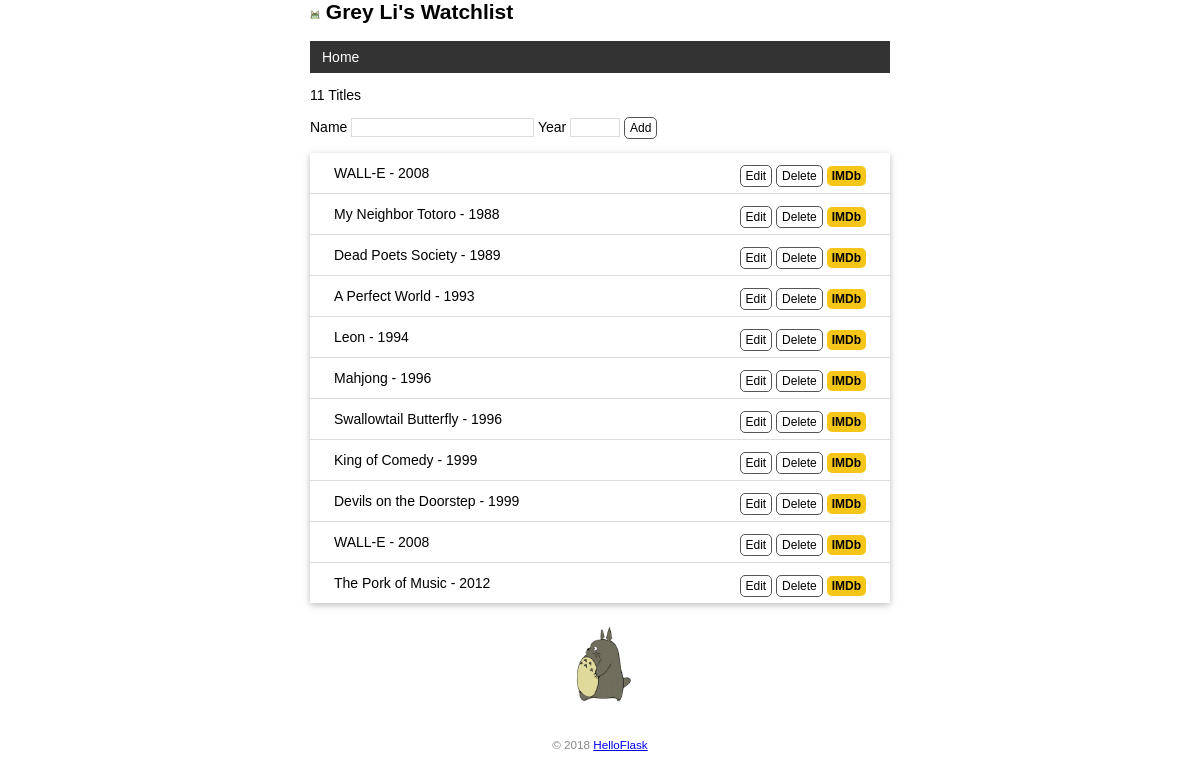
The page / on the database its author committed.
### app.py (models this page shows)
class User(db.Model):
    id = db.Column(db.Integer, primary_key=True)
    name = db.Column(db.String(20))

class Movie(db.Model):
    id = db.Column(db.Integer, primary_key=True)
    title = db.Column(db.String(60))
    year = db.Column(db.String(4))

### app.py (the view, shortened to what this page needs)
@app.route('/', methods=['GET', 'POST'])
def index():
    movies = Movie.query.all()
    return render_template('index.html', movies=movies)

### app.py (called while the page is built)
@app.context_processor
def inject_user():
    user = User.query.first()
    return dict(user=user)

### templates/index.html
{% extends 'base.html' %}
{% block content %}
<p>{{ movies|length }} Titles</p>
<form method="post">
    Name <input type="text" name="title" autocomplete="off" required>
    Year <input type="text" name="year" autocomplete="off" required>
    <input class="btn" type="submit" name="submit" value="Add">
</form>
<ul class="movie-list">
    {% for movie in movies %}
    <li>{{ movie.title }} - {{ movie.year }}
        <span class="float-right">
            <a class="btn" href="{{ url_for('edit', movie_id=movie.id) }}">Edit</a>
            <form class="inline-form" method="post" action="{{ url_for('delete', movie_id=movie.id) }}">
            <input class="btn" type="submit" name="delete" value="Delete" onclick="return confirm('Are you sure?')">
            </form>
            <a class="imdb" href="https://www.imdb.com/find?q={{ movie.title }}" target="_blank" title="Find this movie on IMDb">IMDb</a>
        </span>
    </li>
    {% endfor %}
</ul>
<img alt="Walking Totoro" class="totoro" src="{{ url_for('static', filename='images/totoro.gif') }}" title="to~to~ro~">
{% endblock %}

### templates/base.html (shortened to what this page needs)
<html lang="en">
<head>
    {% block head %}
    <link rel="stylesheet" href="{{ url_for('static', filename='style.css') }}" type="text/css">
    {% endblock %}
</head>
<body>
    <h2>
        <img alt="Avatar" class="avatar" src="{{ url_for('static', filename='images/avatar.png') }}">
        {{ user.name }}'s Watchlist
    </h2>
    <nav>
        <ul>
            <li><a href="{{ url_for('index') }}">Home</a></li>
        </ul>
    </nav>
    {% block content %}{% endblock %}
    <footer>
        <small>&copy; 2018 <a href="http://helloflask.com/tutorial">HelloFlask</a></small>
    </footer>
</body>
</html>

### static/style.css (style rules this page uses)
body { margin: auto; max-width: 580px; font-size: 14px; font-family: Helvetica, Arial, sans-serif; }
footer { color: #888; margin-top: 15px; text-align: center; padding: 10px; }
.avatar { width: 10px; }
.movie-list { list-style-type: none; padding: 0; margin-bottom: 10px; box-shadow: 0 2px 5px 0 rgba(0, 0, 0, 0.16), 0 2px 10px 0 rgba(0, 0, 0, 0.12); }
.movie-list li { padding: 12px 24px; border-bottom: 1px solid #ddd; }
.movie-list li:last-child { border-bottom:none; }
.totoro { display: block; margin: 0 auto; height: 100px; }
nav ul { list-style-type: none; margin: 0; padding: 0; overflow: hidden; background-color: #333; }
nav li { float: left; }
nav li a { display: block; color: #ffffff; text-align: center; padding: 8px 12px; text-decoration: none; }
.float-right { float: right; }
.imdb { font-size: 12px; font-weight: bold; color: black; text-decoration: none; background: #F5C518; border-radius: 5px; padding: 3px 5px; }
input[type=submit] { font-family: inherit; }
input[type=text] { border: 1px solid #ddd; }
input[name=year] { width: 50px; }
.btn { font-size: 12px; padding: 3px 5px; text-decoration: none; cursor: pointer; background-color: white; color: black; border: 1px solid #555555; border-radius: 5px; }
.inline-form { display: inline; }

### rows shown on the page
User: name "Grey Li"
Movie: title "WALL-E", year "2008"
Movie: title "My Neighbor Totoro", year "1988"
Movie: title "Dead Poets Society", year "1989"
Movie: title "A Perfect World", year "1993"
Movie: title "Leon", year "1994"
Movie: title "Mahjong", year "1996"
Movie: title "Swallowtail Butterfly", year "1996"
Movie: title "King of Comedy", year "1999"
Movie: title "Devils on the Doorstep", year "1999"
Movie: title "WALL-E", year "2008"
Movie: title "The Pork of Music", year "2012"

### other values the page prints
{{ movies|length }} "11"
